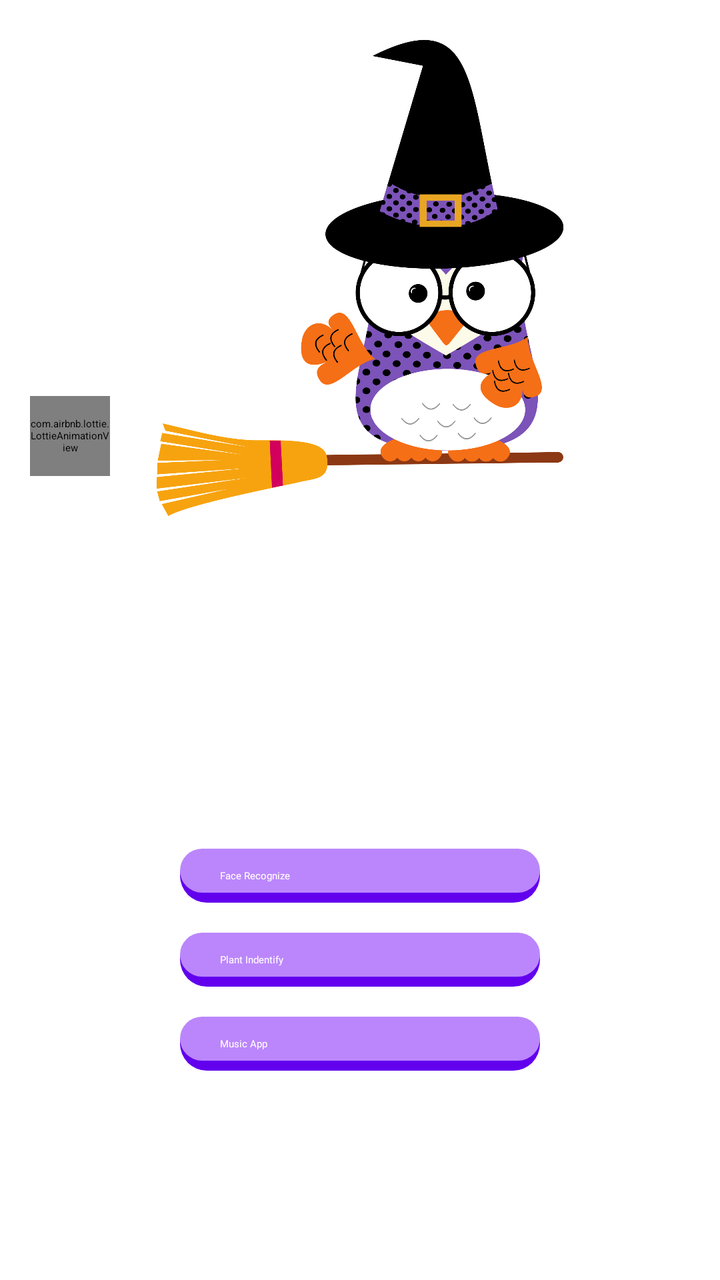
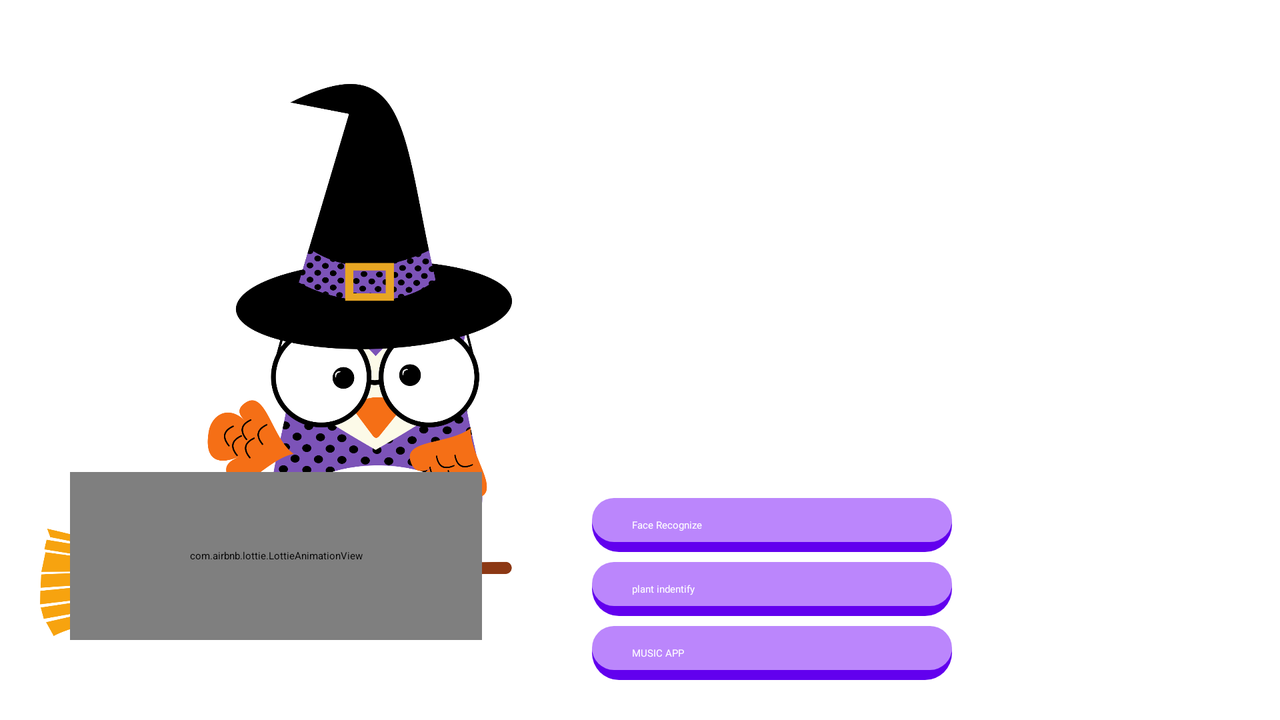

An Android layout and its configuration variant, each rendered on a device that would load it. The default file and the variant file are quoted in full after the pictures.
<!-- AndroidManifest.xml: application theme Theme.Test -->
<!-- res/layout/fragment_home.xml -->
<?xml version="1.0" encoding="utf-8"?>
<androidx.constraintlayout.widget.ConstraintLayout xmlns:android="http://schemas.android.com/apk/res/android"
    xmlns:app="http://schemas.android.com/apk/res-auto"
    xmlns:tools="http://schemas.android.com/tools"
    android:layout_width="match_parent"
    android:layout_height="match_parent"
    tools:context=".ui.home.HomeFragment">

    <androidx.constraintlayout.widget.Guideline
        android:id="@+id/glCenterHor"
        android:layout_width="match_parent"
        android:layout_height="wrap_content"
        android:orientation="horizontal"
        app:layout_constraintGuide_percent="0.5" />

    <LinearLayout
        android:id="@+id/llDashBoard"
        android:layout_width="0dp"
        android:layout_height="0dp"
        android:gravity="center"
        android:orientation="vertical"
        app:layout_constraintBottom_toBottomOf="parent"
        app:layout_constraintEnd_toEndOf="@id/text_home"
        app:layout_constraintStart_toStartOf="@id/text_home"
        app:layout_constraintTop_toTopOf="@id/glCenterHor">

        <Button
            android:id="@+id/button_main_FR"
            android:layout_width="180dp"
            android:layout_height="wrap_content"
            android:background="@drawable/button_rounded_border"
            android:fontFamily="@font/cera_pro_medim"
            android:text="Face Recognize"
            android:textAllCaps="false"
            android:textColor="@color/white"
            app:backgroundTint="@null" />

        <Button
            android:id="@+id/button_main_SR"
            android:layout_width="180dp"
            android:layout_height="wrap_content"
            android:layout_marginVertical="15dp"
            android:background="@drawable/button_rounded_border"
            android:fontFamily="@font/cera_pro_medim"
            android:text="Plant Indentify"
            android:textAllCaps="false"
            android:textColor="@color/white"
            app:backgroundTint="@null" />

        <Button
            android:id="@+id/button_main_GM"
            android:layout_width="180dp"
            android:layout_height="wrap_content"
            android:background="@drawable/button_rounded_border"
            android:fontFamily="@font/cera_pro_medim"
            android:text="Music App"
            android:textAllCaps="false"
            android:textColor="@color/white"
            app:backgroundTint="@null" />

    </LinearLayout>

    <ImageView
        android:id="@+id/imageView_main_bg"
        android:layout_width="wrap_content"
        android:layout_height="0dp"
        android:layout_marginHorizontal="15dp"
        android:layout_marginVertical="20dp"
        android:scaleType="fitCenter"
        android:src="@drawable/background_owl_1"
        app:layout_constraintBottom_toTopOf="@id/text_home"
        app:layout_constraintEnd_toEndOf="parent"
        app:layout_constraintStart_toStartOf="parent"
        app:layout_constraintTop_toTopOf="parent" />

    <com.airbnb.lottie.LottieAnimationView
        android:layout_width="40dp"
        android:layout_height="40dp"
        app:lottie_autoPlay="true"
        app:lottie_loop="true"
        app:lottie_rawRes="@raw/blue_flower"
        android:layout_marginHorizontal="15dp"
        android:layout_marginVertical="20dp"
        app:layout_constraintBottom_toBottomOf="@id/imageView_main_bg"
        app:layout_constraintStart_toStartOf="parent"/>

    <TextView
        android:id="@+id/text_home"
        android:layout_width="match_parent"
        android:layout_height="wrap_content"
        android:layout_marginStart="8dp"
        android:layout_marginTop="8dp"
        android:layout_marginEnd="8dp"
        android:layout_marginBottom="15dp"
        android:fontFamily="@font/cera_pro_bold"
        android:textAlignment="center"
        android:textColor="@color/purple_500"
        android:textSize="20sp"
        android:textStyle="bold"
        app:layout_constraintBottom_toTopOf="@id/glCenterHor" />

</androidx.constraintlayout.widget.ConstraintLayout>
<!-- resources referenced by this layout -->
<resources>
  <color name="purple_500">#FF6200EE</color>
  <color name="white">#FFFFFFFF</color>
  <!-- drawable background_owl_1: png bitmap (drawable-v24, 189108 bytes) -->
  <!-- drawable button_rounded_border (drawable) -->
  <?xml version="1.0" encoding="utf-8"?>
  <layer-list xmlns:android="http://schemas.android.com/apk/res/android">
      <item>
          <shape  android:shape="rectangle">
              <solid android:color="@color/purple_500" />
              <corners android:radius="20dp" />
          </shape>
      </item>
      <item android:bottom="15px">
          <shape  android:shape="rectangle">
              <padding android:bottom="10dp"
                  android:top="10dp"
                  android:left="20dp"
                  android:right="20dp"/>
              <solid android:color="@color/purple_200" />
              <corners android:radius="20dp" />
          </shape>
      </item>
  </layer-list>
  <style name="Theme.Test" parent="Theme.MaterialComponents.DayNight.DarkActionBar">
          
          <item name="colorPrimary">@color/purple_200</item>
          <item name="colorPrimaryVariant">@color/purple_700</item>
          <item name="colorOnPrimary">@color/black</item>
          
          <item name="colorSecondary">@color/green_ambient</item>
          <item name="colorSecondaryVariant">@color/green_ambient</item>
          <item name="colorOnSecondary">@color/black</item>
          
          <item name="android:statusBarColor" tools:targetApi="l">?attr/colorPrimaryVariant</item>
          
      </style>
  <color name="purple_200">#FFBB86FC</color>
  <color name="purple_700">#FF3700B3</color>
  <color name="black">#FF000000</color>
  <color name="green_ambient">#DCFA70</color>
</resources>
<!-- res/layout-land/fragment_home.xml (the repository's variant of the layout above) -->
<!-- drawn on the phone turned sideways -->
<?xml version="1.0" encoding="utf-8"?>
<androidx.constraintlayout.widget.ConstraintLayout xmlns:android="http://schemas.android.com/apk/res/android"
    xmlns:app="http://schemas.android.com/apk/res-auto"
    xmlns:tools="http://schemas.android.com/tools"
    android:layout_width="match_parent"
    android:layout_height="match_parent"
    tools:context=".ui.home.HomeFragment">

    <androidx.constraintlayout.widget.Guideline
        android:id="@+id/glCenterHor"
        android:layout_width="wrap_content"
        android:layout_height="match_parent"
        android:orientation="vertical"
        app:layout_constraintGuide_percent="0.4" />

    <androidx.constraintlayout.widget.Guideline
        android:id="@+id/glCenterVer"
        android:layout_width="wrap_content"
        android:layout_height="match_parent"
        android:orientation="horizontal"
        app:layout_constraintGuide_percent="0.6" />

    <LinearLayout
        android:id="@+id/llDashBoard"
        android:layout_width="0dp"
        android:layout_height="wrap_content"
        android:layout_marginBottom="20dp"
        android:orientation="vertical"
        app:layout_constraintBottom_toBottomOf="parent"
        app:layout_constraintEnd_toEndOf="parent"
        app:layout_constraintStart_toStartOf="@id/text_home">

        <Button
            android:id="@+id/button_main_FR"
            android:layout_width="180dp"
            android:layout_height="0dp"
            android:layout_weight="1"
            android:background="@drawable/button_rounded_border"
            android:fontFamily="@font/cera_pro_bold"
            android:text="Face Recognize"
            android:textAllCaps="false"
            android:textColor="@color/white"
            app:backgroundTint="@null" />

        <Button
            android:id="@+id/button_main_SR"
            android:layout_width="180dp"
            android:layout_height="0dp"
            android:layout_marginVertical="5dp"
            android:layout_weight="1"
            android:background="@drawable/button_rounded_border"
            android:fontFamily="@font/cera_pro_bold"
            android:text="plant indentify"
            android:textAllCaps="false"
            android:textColor="@color/white"
            app:backgroundTint="@null" />

        <Button
            android:id="@+id/button_main_GM"
            android:layout_width="180dp"
            android:layout_height="0dp"
            android:layout_weight="1"
            android:background="@drawable/button_rounded_border"
            android:fontFamily="@font/cera_pro_bold"
            android:text="MUSIC APP"
            android:textAllCaps="false"
            android:textColor="@color/white"
            app:backgroundTint="@null" />

    </LinearLayout>

    <ImageView
        android:id="@+id/imageView_main_bg"
        android:layout_width="0dp"
        android:layout_height="0dp"
        android:layout_marginVertical="20dp"
        android:layout_marginStart="20dp"
        android:scaleType="fitCenter"
        android:src="@drawable/background_owl_1"
        app:layout_constraintBottom_toBottomOf="parent"
        app:layout_constraintEnd_toEndOf="@id/glCenterHor"
        app:layout_constraintStart_toStartOf="parent"
        app:layout_constraintTop_toTopOf="parent" />

    <com.airbnb.lottie.LottieAnimationView
        android:layout_width="0dp"
        android:layout_height="0dp"
        app:lottie_rawRes="@raw/blue_flower"
        app:lottie_autoPlay="true"
        app:lottie_loop="true"
        android:layout_marginHorizontal="15dp"
        android:layout_marginVertical="20dp"
        app:layout_constraintTop_toTopOf="@id/glCenterVer"
        app:layout_constraintEnd_toEndOf="@id/glCenterHor"
        app:layout_constraintBottom_toBottomOf="@id/imageView_main_bg"
        app:layout_constraintStart_toStartOf="@id/imageView_main_bg"/>

    <TextView
        android:id="@+id/text_home"
        android:layout_width="0dp"
        android:layout_height="wrap_content"
        android:layout_marginStart="40dp"
        android:fontFamily="@font/cera_pro_bold"
        android:maxLines="2"
        android:textColor="@color/purple_500"
        android:textSize="20sp"
        android:textStyle="bold"
        app:layout_constraintBottom_toTopOf="@id/llDashBoard"
        app:layout_constraintEnd_toEndOf="parent"
        app:layout_constraintStart_toEndOf="@id/imageView_main_bg"
        app:layout_constraintTop_toTopOf="@id/imageView_main_bg" />

</androidx.constraintlayout.widget.ConstraintLayout>
